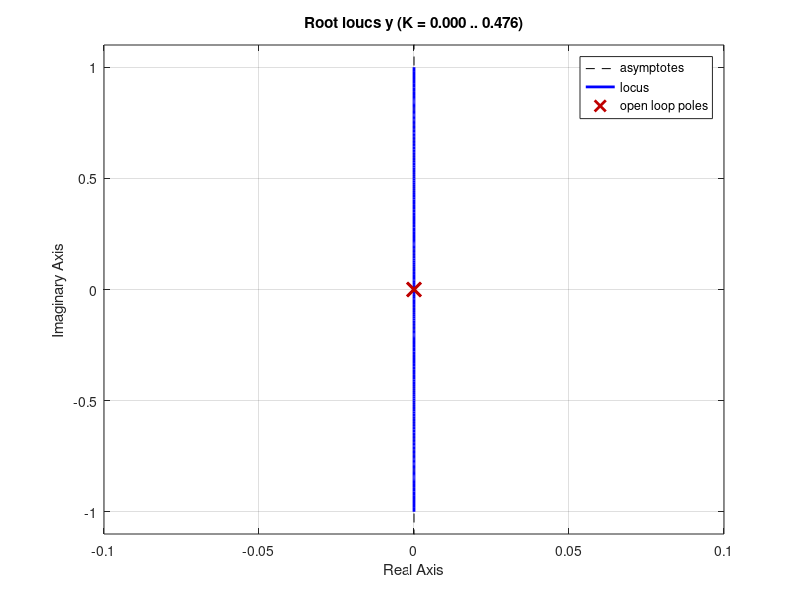

Source code (MATLAB):
g=9.81;
d=0.09;
L=0.30;
m = 0.011;
R = 0.015;
J = (2/5)*m*R^2;
s = tf('s');
y =((m*g*d)/(L*(m + (J/R^2))*s^2));
rlocus(y)